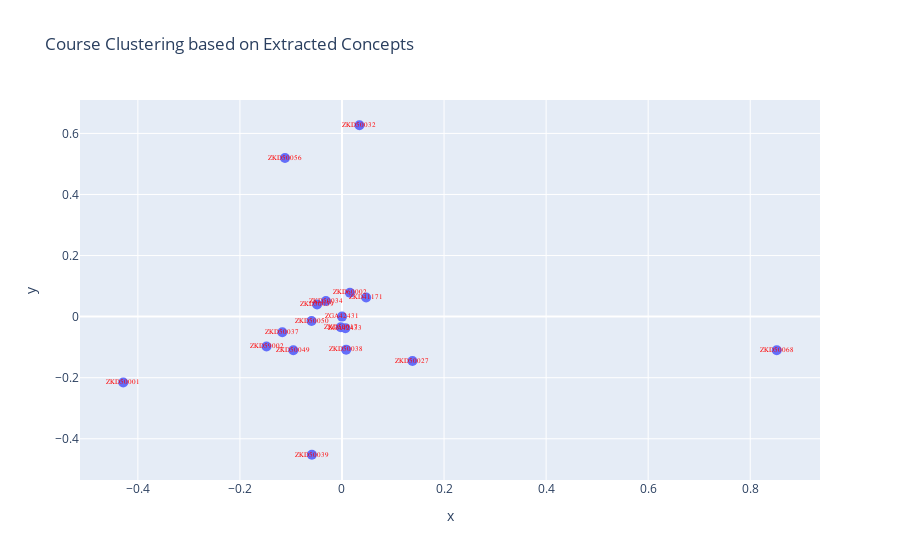

The cell this chart's notebook holds for it:
### Code cell
# One-hot encoding concepts
df = pd.DataFrame(courses_data)

df["Extracted_Concepts"] = df["Extracted_Concepts"].apply(lambda x: ",".join(x))  # Join list of concepts into a string
concepts_array = df[["Extracted_Concepts"]]  # Convert to DataFrame with single column

encoder = OneHotEncoder()
concept_matrix = encoder.fit_transform(concepts_array).toarray()

# Reduce dimensions
pca = PCA(n_components=2)
reduced_data = pca.fit_transform(concept_matrix)

# Create a DataFrame
df_reduced = pd.DataFrame(reduced_data, columns=["x", "y"])
df_reduced["Course_ID"] = df["Course_ID"]

# Plot clustering
fig = px.scatter(
    df_reduced, 
    x="x", 
    y="y", 
    text="Course_ID",
    size_max=200,
    title="Course Clustering based on Extracted Concepts"
)


# Update the font size specifically for the text labels
fig.update_traces(
    textfont=dict(
        family="Courier New, monospace",
        size=7,  # Set the desired font size
        color="red"  # Optional: Change text color
    ),
    marker=dict(size=10)
)

fig.show()

### Figure 1 — Plotly figure (JSON) as saved in the notebook; plotly's stock layout.template omitted (floating-point values rounded to 4 significant figures)
{"data": [{"hovertemplate": "x=%{x}<br>y=%{y}<br>Course_ID=%{text}<extra></extra>", "legendgroup": "", "marker": {"color": "#636efa", "size": 10, "symbol": "circle"}, "mode": "markers+text", "name": "", "orientation": "v", "showlegend": false, "text": ["ZKD50032", "ZKD50056", "ZKD41171", "ZKD50039", "ZKD50001", "ZKD50050", "ZKD50034", "ZKD50037", "ZKD50049", "ZKD50027", "ZKD50068", "ZKD50017", "ZGA42433", "ZGA42431", "ZKD59002", "ZKD50038", "ZKD60002", "ZKD50059"], "textfont": {"color": "red", "family": "Courier New, monospace", "size": 7}, "type": "scatter", "x": [0.03421, -0.1117, 0.04734, -0.05899, -0.4287, -0.05967, -0.03146, -0.1169, -0.09536, 0.1381, 0.852, -0.002421, 0.006636, -1.014e-17, -0.1479, 0.008195, 0.01549, -0.04881], "xaxis": "x", "y": [0.6267, 0.5194, 0.06241, -0.4524, -0.2156, -0.01427, 0.05127, -0.05126, -0.1102, -0.1452, -0.1102, -0.03494, -0.03769, 1.254e-16, -0.09779, -0.1082, 0.07821, 0.03959], "yaxis": "y"}], "layout": {"legend": {"tracegroupgap": 0}, "title": {"text": "Course Clustering based on Extracted Concepts"}, "xaxis": {"anchor": "y", "domain": [0, 1], "title": {"text": "x"}}, "yaxis": {"anchor": "x", "domain": [0, 1], "title": {"text": "y"}}}}
